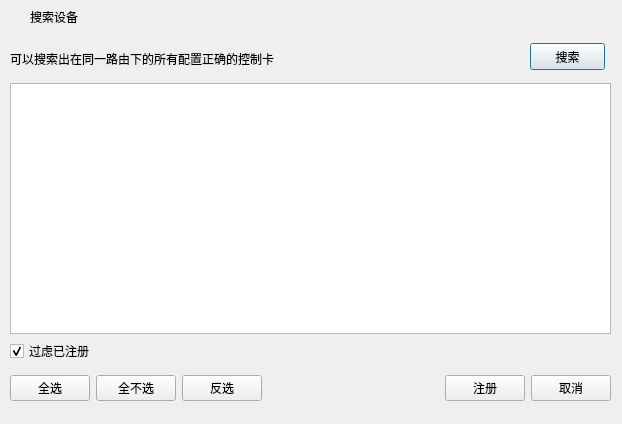
<?xml version="1.0" encoding="UTF-8"?>
<ui version="4.0">
 <class>frmSearchEquipment</class>
 <widget class="QDialog" name="frmSearchEquipment">
  <property name="geometry">
   <rect>
    <x>0</x>
    <y>0</y>
    <width>622</width>
    <height>424</height>
   </rect>
  </property>
  <property name="windowTitle">
   <string>搜索设备</string>
  </property>
  <layout class="QGridLayout" name="gridLayout">
   <property name="leftMargin">
    <number>0</number>
   </property>
   <property name="topMargin">
    <number>0</number>
   </property>
   <property name="rightMargin">
    <number>0</number>
   </property>
   <property name="bottomMargin">
    <number>0</number>
   </property>
   <property name="spacing">
    <number>0</number>
   </property>
   <item row="0" column="0">
    <widget class="QWidget" name="widget_title" native="true">
     <property name="sizePolicy">
      <sizepolicy hsizetype="Preferred" vsizetype="Fixed">
       <horstretch>0</horstretch>
       <verstretch>0</verstretch>
      </sizepolicy>
     </property>
     <property name="minimumSize">
      <size>
       <width>100</width>
       <height>33</height>
      </size>
     </property>
     <layout class="QHBoxLayout" name="horizontalLayout_2">
      <property name="spacing">
       <number>0</number>
      </property>
      <property name="leftMargin">
       <number>0</number>
      </property>
      <property name="topMargin">
       <number>0</number>
      </property>
      <property name="rightMargin">
       <number>0</number>
      </property>
      <property name="bottomMargin">
       <number>0</number>
      </property>
      <item>
       <widget class="QLabel" name="lab_Ico">
        <property name="sizePolicy">
         <sizepolicy hsizetype="Minimum" vsizetype="Preferred">
          <horstretch>0</horstretch>
          <verstretch>0</verstretch>
         </sizepolicy>
        </property>
        <property name="minimumSize">
         <size>
          <width>30</width>
          <height>0</height>
         </size>
        </property>
        <property name="text">
         <string/>
        </property>
        <property name="alignment">
         <set>Qt::AlignCenter</set>
        </property>
       </widget>
      </item>
      <item>
       <widget class="QLabel" name="lab_Title">
        <property name="sizePolicy">
         <sizepolicy hsizetype="Expanding" vsizetype="Preferred">
          <horstretch>0</horstretch>
          <verstretch>0</verstretch>
         </sizepolicy>
        </property>
        <property name="styleSheet">
         <string notr="true">font: 10pt &quot;微软雅黑&quot;;</string>
        </property>
        <property name="text">
         <string>搜索设备</string>
        </property>
        <property name="alignment">
         <set>Qt::AlignLeading|Qt::AlignLeft|Qt::AlignVCenter</set>
        </property>
       </widget>
      </item>
      <item>
       <widget class="QWidget" name="widget_menu" native="true">
        <property name="sizePolicy">
         <sizepolicy hsizetype="Minimum" vsizetype="Preferred">
          <horstretch>0</horstretch>
          <verstretch>0</verstretch>
         </sizepolicy>
        </property>
        <layout class="QHBoxLayout" name="horizontalLayout">
         <property name="spacing">
          <number>0</number>
         </property>
         <property name="leftMargin">
          <number>0</number>
         </property>
         <property name="topMargin">
          <number>0</number>
         </property>
         <property name="rightMargin">
          <number>0</number>
         </property>
         <property name="bottomMargin">
          <number>0</number>
         </property>
         <item>
          <widget class="QPushButton" name="btnMenu">
           <property name="enabled">
            <bool>false</bool>
           </property>
           <property name="sizePolicy">
            <sizepolicy hsizetype="Minimum" vsizetype="Expanding">
             <horstretch>0</horstretch>
             <verstretch>0</verstretch>
            </sizepolicy>
           </property>
           <property name="minimumSize">
            <size>
             <width>31</width>
             <height>0</height>
            </size>
           </property>
           <property name="cursor">
            <cursorShape>ArrowCursor</cursorShape>
           </property>
           <property name="focusPolicy">
            <enum>Qt::NoFocus</enum>
           </property>
           <property name="toolTip">
            <string/>
           </property>
           <property name="text">
            <string/>
           </property>
           <property name="flat">
            <bool>true</bool>
           </property>
          </widget>
         </item>
         <item>
          <widget class="QPushButton" name="btnMenu_Max">
           <property name="enabled">
            <bool>false</bool>
           </property>
           <property name="sizePolicy">
            <sizepolicy hsizetype="Minimum" vsizetype="Expanding">
             <horstretch>0</horstretch>
             <verstretch>0</verstretch>
            </sizepolicy>
           </property>
           <property name="minimumSize">
            <size>
             <width>31</width>
             <height>0</height>
            </size>
           </property>
           <property name="cursor">
            <cursorShape>ArrowCursor</cursorShape>
           </property>
           <property name="focusPolicy">
            <enum>Qt::NoFocus</enum>
           </property>
           <property name="toolTip">
            <string/>
           </property>
           <property name="text">
            <string/>
           </property>
           <property name="flat">
            <bool>true</bool>
           </property>
          </widget>
         </item>
         <item>
          <widget class="QPushButton" name="btnMenu_Min">
           <property name="sizePolicy">
            <sizepolicy hsizetype="Minimum" vsizetype="Expanding">
             <horstretch>0</horstretch>
             <verstretch>0</verstretch>
            </sizepolicy>
           </property>
           <property name="minimumSize">
            <size>
             <width>31</width>
             <height>0</height>
            </size>
           </property>
           <property name="cursor">
            <cursorShape>ArrowCursor</cursorShape>
           </property>
           <property name="focusPolicy">
            <enum>Qt::NoFocus</enum>
           </property>
           <property name="toolTip">
            <string>最小化</string>
           </property>
           <property name="text">
            <string/>
           </property>
           <property name="flat">
            <bool>true</bool>
           </property>
          </widget>
         </item>
         <item>
          <widget class="QPushButton" name="btnMenu_Close">
           <property name="sizePolicy">
            <sizepolicy hsizetype="Minimum" vsizetype="Expanding">
             <horstretch>0</horstretch>
             <verstretch>0</verstretch>
            </sizepolicy>
           </property>
           <property name="minimumSize">
            <size>
             <width>40</width>
             <height>0</height>
            </size>
           </property>
           <property name="cursor">
            <cursorShape>ArrowCursor</cursorShape>
           </property>
           <property name="focusPolicy">
            <enum>Qt::NoFocus</enum>
           </property>
           <property name="toolTip">
            <string>关闭</string>
           </property>
           <property name="text">
            <string/>
           </property>
           <property name="flat">
            <bool>true</bool>
           </property>
          </widget>
         </item>
        </layout>
       </widget>
      </item>
     </layout>
    </widget>
   </item>
   <item row="1" column="0">
    <widget class="QWidget" name="widget_main" native="true">
     <property name="styleSheet">
      <string notr="true">font: 10pt &quot;微软雅黑&quot;;</string>
     </property>
     <widget class="QTableWidget" name="tableWidget">
      <property name="geometry">
       <rect>
        <x>10</x>
        <y>50</y>
        <width>601</width>
        <height>251</height>
       </rect>
      </property>
      <property name="editTriggers">
       <set>QAbstractItemView::NoEditTriggers</set>
      </property>
     </widget>
     <widget class="QLabel" name="label">
      <property name="geometry">
       <rect>
        <x>10</x>
        <y>10</y>
        <width>491</width>
        <height>31</height>
       </rect>
      </property>
      <property name="text">
       <string>可以搜索出在同一路由下的所有配置正确的控制卡</string>
      </property>
     </widget>
     <widget class="QPushButton" name="pushButton">
      <property name="geometry">
       <rect>
        <x>530</x>
        <y>10</y>
        <width>75</width>
        <height>27</height>
       </rect>
      </property>
      <property name="text">
       <string>搜索</string>
      </property>
      <property name="icon">
       <iconset resource="rc.qrc">
        <normaloff>:/image/select.png</normaloff>:/image/select.png</iconset>
      </property>
     </widget>
     <widget class="QCheckBox" name="checkBox">
      <property name="geometry">
       <rect>
        <x>10</x>
        <y>310</y>
        <width>91</width>
        <height>16</height>
       </rect>
      </property>
      <property name="text">
       <string>过虑已注册</string>
      </property>
      <property name="checked">
       <bool>true</bool>
      </property>
     </widget>
     <widget class="QWidget" name="layoutWidget">
      <property name="geometry">
       <rect>
        <x>10</x>
        <y>340</y>
        <width>601</width>
        <height>31</height>
       </rect>
      </property>
      <layout class="QHBoxLayout" name="horizontalLayout_5">
       <item>
        <layout class="QHBoxLayout" name="horizontalLayout_3">
         <item>
          <widget class="QPushButton" name="btnSelectAll">
           <property name="text">
            <string>全选</string>
           </property>
          </widget>
         </item>
         <item>
          <widget class="QPushButton" name="btnSelectNull">
           <property name="text">
            <string>全不选</string>
           </property>
          </widget>
         </item>
         <item>
          <widget class="QPushButton" name="btnSelectChange">
           <property name="text">
            <string>反选</string>
           </property>
          </widget>
         </item>
        </layout>
       </item>
       <item>
        <spacer name="horizontalSpacer">
         <property name="orientation">
          <enum>Qt::Horizontal</enum>
         </property>
         <property name="sizeHint" stdset="0">
          <size>
           <width>168</width>
           <height>20</height>
          </size>
         </property>
        </spacer>
       </item>
       <item>
        <layout class="QHBoxLayout" name="horizontalLayout_4">
         <item>
          <widget class="QPushButton" name="btnRegister">
           <property name="text">
            <string>注册</string>
           </property>
           <property name="icon">
            <iconset resource="rc.qrc">
             <normaloff>:/image/msg_info.png</normaloff>:/image/msg_info.png</iconset>
           </property>
          </widget>
         </item>
         <item>
          <widget class="QPushButton" name="btnCancel">
           <property name="text">
            <string>取消</string>
           </property>
           <property name="icon">
            <iconset resource="rc.qrc">
             <normaloff>:/image/btn_close.png</normaloff>:/image/btn_close.png</iconset>
           </property>
          </widget>
         </item>
        </layout>
       </item>
      </layout>
     </widget>
    </widget>
   </item>
  </layout>
 </widget>
 <resources>
  <include location="rc.qrc"/>
 </resources>
 <connections/>
</ui>
